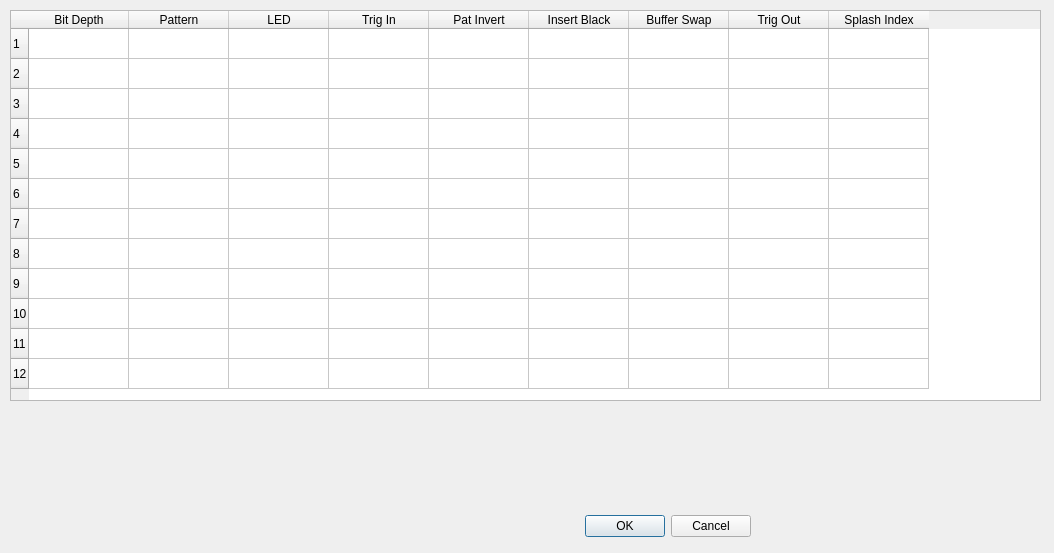
<?xml version="1.0" encoding="UTF-8"?>
<ui version="4.0">
 <class>Dialog</class>
 <widget class="QDialog" name="Dialog">
  <property name="geometry">
   <rect>
    <x>0</x>
    <y>0</y>
    <width>1054</width>
    <height>553</height>
   </rect>
  </property>
  <property name="sizePolicy">
   <sizepolicy hsizetype="MinimumExpanding" vsizetype="Preferred">
    <horstretch>0</horstretch>
    <verstretch>0</verstretch>
   </sizepolicy>
  </property>
  <property name="windowTitle">
   <string>Dialog</string>
  </property>
  <widget class="QDialogButtonBox" name="buttonBox">
   <property name="geometry">
    <rect>
     <x>410</x>
     <y>510</y>
     <width>341</width>
     <height>32</height>
    </rect>
   </property>
   <property name="orientation">
    <enum>Qt::Horizontal</enum>
   </property>
   <property name="standardButtons">
    <set>QDialogButtonBox::Cancel|QDialogButtonBox::Ok</set>
   </property>
  </widget>
  <widget class="QTableWidget" name="tableWidget">
   <property name="geometry">
    <rect>
     <x>10</x>
     <y>10</y>
     <width>1031</width>
     <height>391</height>
    </rect>
   </property>
   <property name="rowCount">
    <number>12</number>
   </property>
   <property name="columnCount">
    <number>9</number>
   </property>
   <row/>
   <row/>
   <row/>
   <row/>
   <row/>
   <row/>
   <row/>
   <row/>
   <row/>
   <row/>
   <row/>
   <row/>
   <column>
    <property name="text">
     <string>Bit Depth</string>
    </property>
   </column>
   <column>
    <property name="text">
     <string>Pattern</string>
    </property>
   </column>
   <column>
    <property name="text">
     <string>LED</string>
    </property>
   </column>
   <column>
    <property name="text">
     <string>Trig In</string>
    </property>
   </column>
   <column>
    <property name="text">
     <string>Pat Invert</string>
    </property>
   </column>
   <column>
    <property name="text">
     <string>Insert Black</string>
    </property>
   </column>
   <column>
    <property name="text">
     <string>Buffer Swap</string>
    </property>
   </column>
   <column>
    <property name="text">
     <string>Trig Out</string>
    </property>
   </column>
   <column>
    <property name="text">
     <string>Splash Index</string>
    </property>
   </column>
  </widget>
 </widget>
 <resources/>
 <connections>
  <connection>
   <sender>buttonBox</sender>
   <signal>accepted()</signal>
   <receiver>Dialog</receiver>
   <slot>accept()</slot>
   <hints>
    <hint type="sourcelabel">
     <x>248</x>
     <y>254</y>
    </hint>
    <hint type="destinationlabel">
     <x>157</x>
     <y>274</y>
    </hint>
   </hints>
  </connection>
  <connection>
   <sender>buttonBox</sender>
   <signal>rejected()</signal>
   <receiver>Dialog</receiver>
   <slot>reject()</slot>
   <hints>
    <hint type="sourcelabel">
     <x>316</x>
     <y>260</y>
    </hint>
    <hint type="destinationlabel">
     <x>286</x>
     <y>274</y>
    </hint>
   </hints>
  </connection>
 </connections>
</ui>
